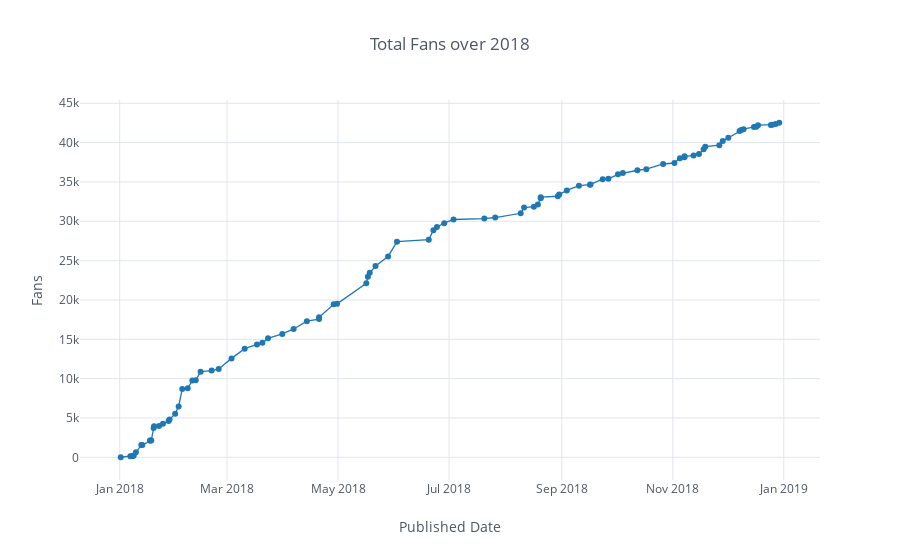

Notebook cell for this chart:
### Markdown cell above
# Cumulative Fans

### Code cell
stat_df['fans'].cumsum().iplot(kind='scatter', mode='markers+lines', size=6, xTitle='Published Date', yTitle='Fans',
                                colorscale='plotly', theme='white', title='Total Fans over 2018')
